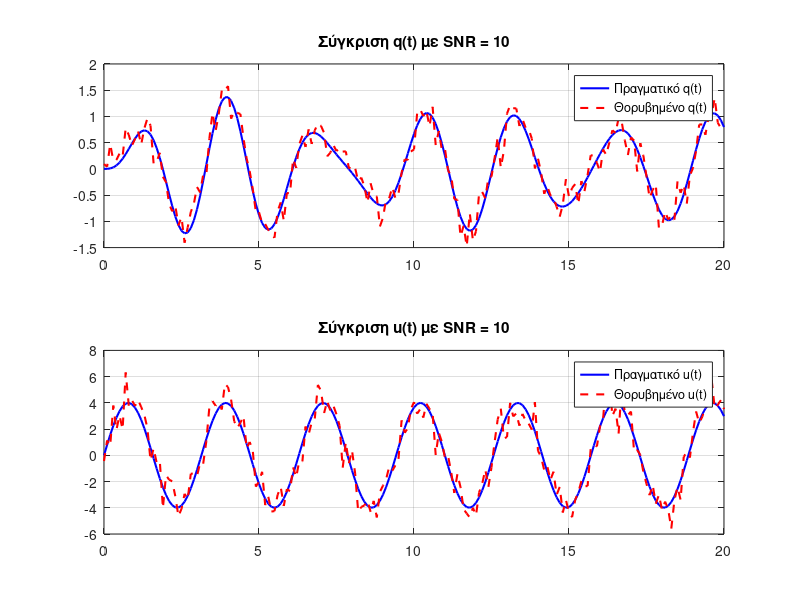
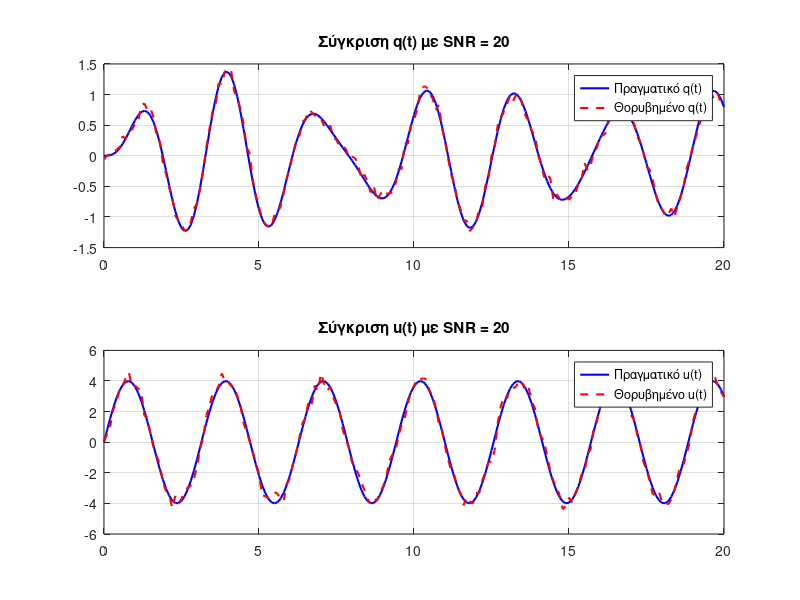
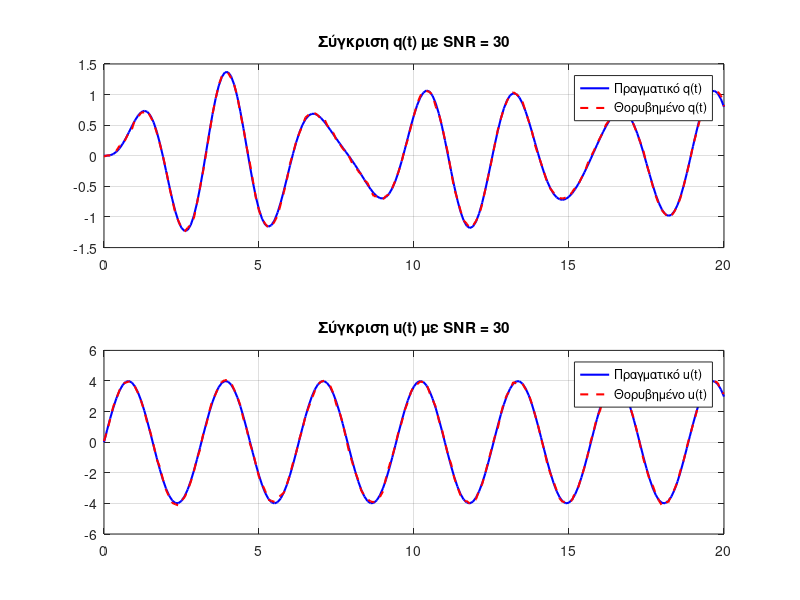

Reproduce these figures in MATLAB, in order.
% Καθαρισμός workspace
clc; clear; close all;

% Πραγματικές Παράμετροι Συστήματος
m_true = 0.75;      % Μάζα [kg]
L_true = 1.25;      % Μήκος [m]
c_true = 0.15;      % Συντελεστής απόσβεσης [N·m·s]
g = 9.81;           % Επιτάχυνση βαρύτητας [m/s²]
A0 = 4;             % Πλάτος εισόδου [N·m]
omega = 2;          % Συχνότητα εισόδου [rad/s]
Ts = 0.1;           % Περίοδος δειγματοληψίας [s]

% Προσομοίωση Συστήματος με ODE45
A = [0 1; 
    -g/L_true -c_true/(m_true*L_true^2)];
B = [0; 
     1/(m_true*L_true^2)];
odefun = @(t, x) A*x + B*A0*sin(omega*t);
tspan = 0:0.001:20;  % Λεπτό βήμα για ακρίβεια
x0 = [0; 0];         % Αρχικές συνθήκες
[t, x] = ode45(odefun, tspan, x0);

% Δειγματοληψία σε Ts = 0.1 sec
t_sampled = (0:Ts:20)';
q_sampled  = interp1(t, x(:,1), t_sampled, 'linear', 'extrap');
dq_sampled = interp1(t, x(:,2), t_sampled, 'linear', 'extrap');
u_sampled = A0 * sin(omega * t_sampled);

% Προσθήκη Θορύβου στα Μετρήσιμα Σήματα (q, u)
SNR_values = [10, 20, 30];
for snr = SNR_values
    q_noisy = awgn(q_sampled, snr, 'measured');
    u_noisy = awgn(u_sampled, snr, 'measured');
    
    % Υπολογισμός Παραγώγου (Προσέγγιση dq/dt από q)
    dq_est = gradient(q_noisy, Ts);
    
    % Ορισμός Φίλτρων
    lambda = 1;  
    s = tf('s');
    filter_1_over_s1 = 1/(s + lambda);
    filter_s_over_s1 = s/(s + lambda);
    
    % Φιλτράρισμα Δεδομένων
    s_over_s1_y = lsim(filter_s_over_s1, q_noisy, t_sampled);
    phi1 = -s_over_s1_y;
    phi2 = -lsim(filter_1_over_s1, q_noisy, t_sampled);
    phi3 = lsim(filter_1_over_s1, u_noisy, t_sampled);
    
    % Διαμόρφωση προβλήματος ελαχίστων τετραγώνων
    Y = dq_est(10:end); % Χρησιμοποιούμε την εκτιμημένη ταχύτητα
    Phi = [phi1(10:end), phi2(10:end), phi3(10:end)];
    
    % Επίλυση για τις παραμέτρους
    theta = (Phi' * Phi + 1e-6 * eye(3)) \ (Phi' * Y);
    alpha1 = theta(1);  % = c/(m*L²)
    alpha2 = theta(2);  % = g/L
    b1 = theta(3);      % = 1/(m*L²)
    
    L_est = g / alpha2;
    m_est = 1 / (b1 * L_est^2);
    c_est = alpha1 * m_est * L_est^2;
    
    % Εμφάνιση αποτελεσμάτων
    fprintf('SNR = %d\n', snr);
    fprintf('m: Πραγματικό = %.3f kg, Εκτιμώμενο = %.3f kg\n', m_true, m_est);
    fprintf('L: Πραγματικό = %.3f m, Εκτιμώμενο = %.3f m\n', L_true, L_est);
    fprintf('c: Πραγματικό = %.3f N·m·s, Εκτιμώμενο = %.3f N·m·s\n', c_true, c_est);
    
    % Σύγκριση q_noisy με q_sampled
    figure;
    subplot(2,1,1);
    plot(t_sampled, q_sampled, 'b', 'LineWidth', 1.5); hold on;
    plot(t_sampled, q_noisy, 'r--', 'LineWidth', 1.5);
    title(['Σύγκριση q(t) με SNR = ', num2str(snr)]);
    legend('Πραγματικό q(t)', 'Θορυβημένο q(t)');
    grid on;
    
    subplot(2,1,2);
    plot(t_sampled, u_sampled, 'b', 'LineWidth', 1.5); hold on;
    plot(t_sampled, u_noisy, 'r--', 'LineWidth', 1.5);
    title(['Σύγκριση u(t) με SNR = ', num2str(snr)]);
    legend('Πραγματικό u(t)', 'Θορυβημένο u(t)');
    grid on;
end

